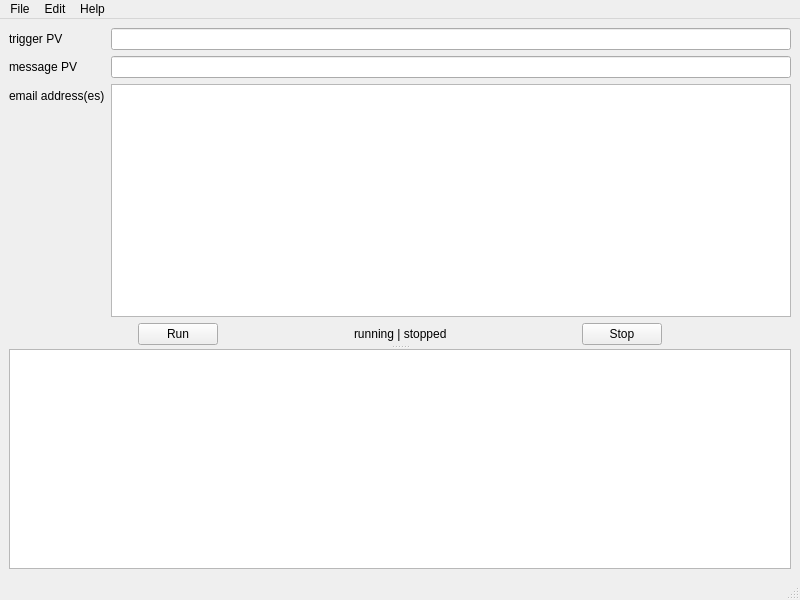
<?xml version="1.0" encoding="UTF-8"?>
<ui version="4.0">
 <class>MainWindow</class>
 <widget class="QMainWindow" name="MainWindow">
  <property name="geometry">
   <rect>
    <x>0</x>
    <y>0</y>
    <width>800</width>
    <height>600</height>
   </rect>
  </property>
  <property name="windowTitle">
   <string>MainWindow</string>
  </property>
  <widget class="QWidget" name="centralwidget">
   <layout class="QGridLayout" name="gridLayout">
    <item row="0" column="0">
     <widget class="QSplitter" name="splitter">
      <property name="orientation">
       <enum>Qt::Vertical</enum>
      </property>
      <widget class="QWidget" name="verticalLayoutWidget">
       <layout class="QVBoxLayout" name="verticalLayout_2">
        <item>
         <layout class="QFormLayout" name="formLayout_2">
          <item row="0" column="0">
           <widget class="QLabel" name="label">
            <property name="text">
             <string>trigger PV</string>
            </property>
           </widget>
          </item>
          <item row="1" column="0">
           <widget class="QLabel" name="label_2">
            <property name="text">
             <string>message PV</string>
            </property>
           </widget>
          </item>
          <item row="2" column="0">
           <widget class="QLabel" name="label_3">
            <property name="text">
             <string>email address(es)</string>
            </property>
           </widget>
          </item>
          <item row="0" column="1">
           <widget class="QLineEdit" name="lineEdit"/>
          </item>
          <item row="1" column="1">
           <widget class="QLineEdit" name="lineEdit_2"/>
          </item>
          <item row="2" column="1">
           <widget class="QListWidget" name="listWidget">
            <property name="alternatingRowColors">
             <bool>true</bool>
            </property>
           </widget>
          </item>
         </layout>
        </item>
        <item>
         <layout class="QHBoxLayout" name="horizontalLayout">
          <item>
           <spacer name="horizontalSpacer_2">
            <property name="orientation">
             <enum>Qt::Horizontal</enum>
            </property>
            <property name="sizeHint" stdset="0">
             <size>
              <width>40</width>
              <height>20</height>
             </size>
            </property>
           </spacer>
          </item>
          <item>
           <widget class="QPushButton" name="w_btn_run">
            <property name="text">
             <string>Run</string>
            </property>
           </widget>
          </item>
          <item>
           <spacer name="horizontalSpacer_3">
            <property name="orientation">
             <enum>Qt::Horizontal</enum>
            </property>
            <property name="sizeHint" stdset="0">
             <size>
              <width>40</width>
              <height>20</height>
             </size>
            </property>
           </spacer>
          </item>
          <item>
           <widget class="QLabel" name="w_running_stopped">
            <property name="text">
             <string>running | stopped</string>
            </property>
           </widget>
          </item>
          <item>
           <spacer name="horizontalSpacer_4">
            <property name="orientation">
             <enum>Qt::Horizontal</enum>
            </property>
            <property name="sizeHint" stdset="0">
             <size>
              <width>40</width>
              <height>20</height>
             </size>
            </property>
           </spacer>
          </item>
          <item>
           <widget class="QPushButton" name="w_btn_stop">
            <property name="text">
             <string>Stop</string>
            </property>
           </widget>
          </item>
          <item>
           <spacer name="horizontalSpacer">
            <property name="orientation">
             <enum>Qt::Horizontal</enum>
            </property>
            <property name="sizeHint" stdset="0">
             <size>
              <width>40</width>
              <height>20</height>
             </size>
            </property>
           </spacer>
          </item>
         </layout>
        </item>
       </layout>
      </widget>
      <widget class="QTextBrowser" name="w_history"/>
     </widget>
    </item>
   </layout>
  </widget>
  <widget class="QMenuBar" name="menubar">
   <property name="geometry">
    <rect>
     <x>0</x>
     <y>0</y>
     <width>800</width>
     <height>21</height>
    </rect>
   </property>
   <widget class="QMenu" name="menuFile">
    <property name="title">
     <string>File</string>
    </property>
    <addaction name="separator"/>
    <addaction name="actionE_xit"/>
   </widget>
   <widget class="QMenu" name="menuEdit">
    <property name="title">
     <string>Edit</string>
    </property>
   </widget>
   <widget class="QMenu" name="menuHelp">
    <property name="title">
     <string>Help</string>
    </property>
    <addaction name="actionAbout_pvMail"/>
   </widget>
   <addaction name="menuFile"/>
   <addaction name="menuEdit"/>
   <addaction name="menuHelp"/>
  </widget>
  <widget class="QStatusBar" name="statusbar"/>
  <action name="actionAbout_pvMail">
   <property name="text">
    <string>About pvMail</string>
   </property>
  </action>
  <action name="actionE_xit">
   <property name="text">
    <string>E&amp;xit</string>
   </property>
  </action>
 </widget>
 <resources/>
 <connections/>
</ui>
